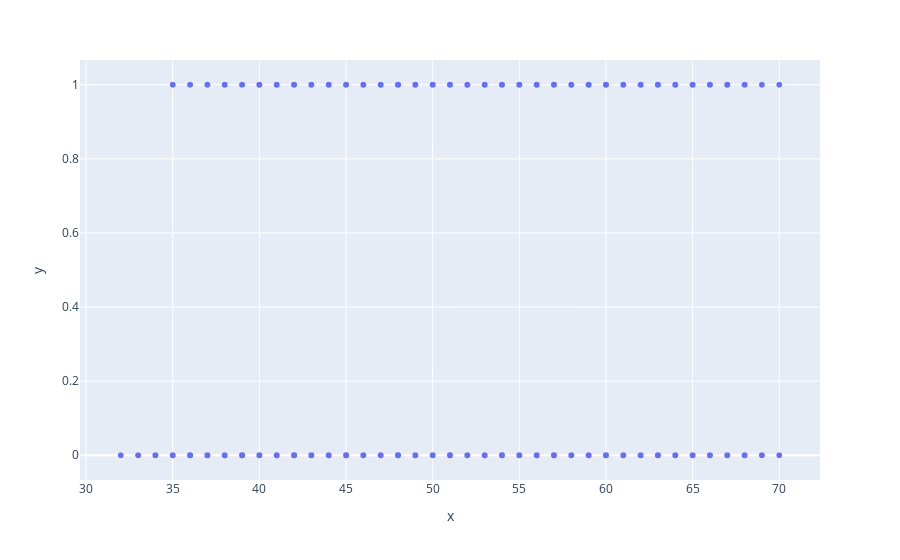

Notebook source saved alongside this figure:
### Code cell
px.scatter(x=df['age'] , y = df['TenYearCHD'])

### Figure 1 — Plotly figure (JSON) as saved in the notebook; plotly's stock layout.template omitted (floating-point values rounded to 4 significant figures; data arrays with more than 128 entries replaced by an {"elided": "..."} marker saying what was removed)
{"data": [{"hovertemplate": "x=%{x}<br>y=%{y}<extra></extra>", "legendgroup": "", "marker": {"color": "#636efa", "symbol": "circle"}, "mode": "markers", "name": "", "showlegend": false, "type": "scattergl", "x": {"elided": "4240 int values"}, "xaxis": "x", "y": {"elided": "4240 int values"}, "yaxis": "y"}], "layout": {"legend": {"tracegroupgap": 0}, "margin": {"t": 60}, "xaxis": {"anchor": "y", "domain": [0, 1], "title": {"text": "x"}}, "yaxis": {"anchor": "x", "domain": [0, 1], "title": {"text": "y"}}}}
